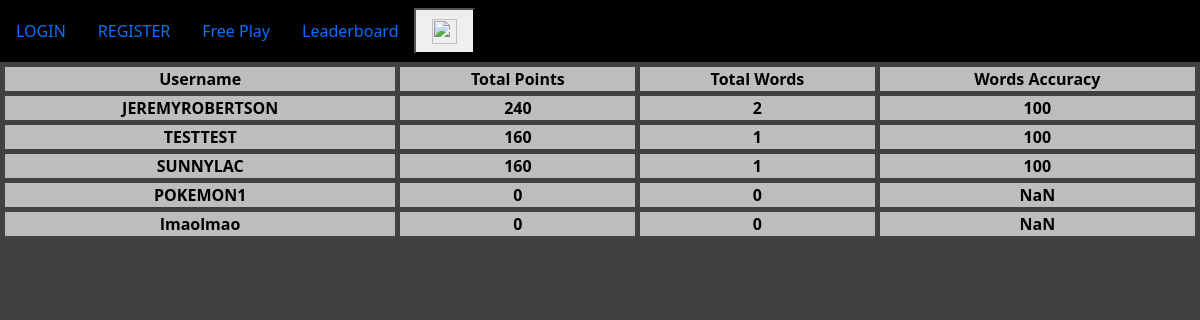
The app's page /leaderboard with its own data.
### app/models.py (models this page shows, shortened)
class User(UserMixin,db.Model):
    id = db.Column(db.Integer, primary_key=True)
    username = db.Column(db.String(64), index=True, unique=True)
    password_hash = db.Column(db.String(128))
    histories = db.relationship('History', backref='user')

class History(db.Model):
    id = db.Column(db.Integer, primary_key=True)
    user_id = db.Column(db.Integer, db.ForeignKey('user.id'))
    date = db.Column(db.DateTime, nullable=False)
    letters = db.Column(db.String(2), nullable=False)
    points = db.Column(db.Integer, nullable=False)
    totalWords = db.Column(db.Integer, nullable=False)
    wordAccuracy = db.Column(db.Integer,nullable=False)
    def __repr__(self):
        return f"<id = {self.id}, user = {self.user_id}, letters = {self.letters}, points = {self.points}, totalWords = {self.totalWords}, wordAccuracy = {self.wordAccuracy} date = {self.date}>"

### app/routes.py (the view)
@app.route('/leaderboard')
def leaderboard():
    leaderboard=[]
    usersList = User.query.all()
    for user in usersList:
        dates = []
        user_histories = user.histories
        print(user_histories)
        if user_histories == []:
            continue
        if str(user_histories[-1].date.date()) == str(date.today()):
            leaderboard.append(
                {
                    "username":user.username,
                    "points":user_histories[-1].points,
                    "totalWords":user_histories[-1].totalWords,
                    "wordAccuracy":user_histories[-1].wordAccuracy
                }
            )
    print(leaderboard)
    leaderboard.sort(key = lambda x : x.get('points'), reverse=True)
    return render_template('leaderboard.html',title="Leaderboard",data=leaderboard)

### app/templates/leaderboard.html
{% extends "base.html" %}
{% block content %}
<table class="center" style="width: 100%">
    <tr>
        <th>Username</th>
        <th>Total Points</th>
        <th>Total Words</th>
        <th>Words Accuracy</th>
    </tr>
    {% for item in data %}
        <tr>
            <th>{{ item.username }}</th>
            <th>{{ item.points }}</th>
            <th>{{ item.totalWords }}</th>
            <th>{{ item.wordAccuracy }}</th>
        </tr>
    {% endfor %}
</table>
{% endblock %}

### app/templates/base.html (shortened to what this page needs)
<!DOCTYPE html>
<html lang="en">
<head>
    <link rel="stylesheet" href="{{ url_for('static',filename='CSS/Styles.css') }}">
    <link rel="stylesheet" href="{{ url_for('static',filename='CSS/keyboard.css') }}">
    <link rel="stylesheet" href="{{ url_for('static',filename='CSS/Popup.css') }}">
    <link rel="stylesheet" href="{{ url_for('static',filename='CSS/countdown.css') }}">
    <link rel="stylesheet" href="{{ url_for('static',filename='CSS/startButton.css') }}">
    <link rel="stylesheet" href="{{ url_for('static',filename='CSS/timer.css') }}">
    <link href="https://cdn.jsdelivr.net/npm/bootstrap@5.0.2/dist/css/bootstrap.min.css" rel="stylesheet">
</head>
<body id="keys">
    <nav class="navbar navbar-expand-lg" id="nav">
        {% if current_user.is_anonymous %}
            <a class="nav-link" href="{{ url_for('login') }}">LOGIN</a>
            <a class="nav-link" href="{{ url_for('register') }}">REGISTER</a>
        {% else %}
            <a class="nav-link" href="{{ url_for('matchHistory') }}">Match History</a>
            <a class="nav-link" href="{{ url_for('logout') }}">Logout</a>
            <a class="nav-link" href="{{ url_for('daily') }}">Daily</a>
        {% endif %}
        <a class="nav-link" href="{{ url_for('free_play') }}">Free Play</a>
        <a class="nav-link" href="{{ url_for('leaderboard') }}">Leaderboard</a>
        <button class="nav-link" type="button" onclick="imageChange()"> <img src="https://w7.pngwing.com/pngs/131/14/png-transparent-audio-mute-sound-speaker-volume-basic-web-elements-icon.png" id="myImg" width="25" height="25" /></button>
    </nav>
    {% block content %}
    {% endblock %}
</body>
</html>

### app/static/CSS/Styles.css (style rules this page uses)
body { text-align: center; }
#keys { background-color: #414141; }
html { background-color: #414141; }
nav { background-color: black; }
table.center { color: black; margin-left: auto; margin-right: auto; border-collapse: separate; border-spacing: 5px; }
th, td { background-color: #bdbdbd; }

### app/static/CSS/Popup.css (style rules this page uses)
*, *:before, *:after { padding: 0; margin: 0; box-sizing: border-box; }

### records on screen
User: username "JEREMYROBERTSON", points "240", totalWords "2", wordAccuracy "100"
User: username "TESTTEST", points "160", totalWords "1", wordAccuracy "100"
User: username "SUNNYLAC", points "160", totalWords "1", wordAccuracy "100"
User: username "POKEMON1"
History: wordAccuracy "NaN"
User: username "lmaolmao"
History: wordAccuracy "NaN"

### other values on screen
{{ item.points }} "0" "0"
{{ item.totalWords }} "0" "0"
